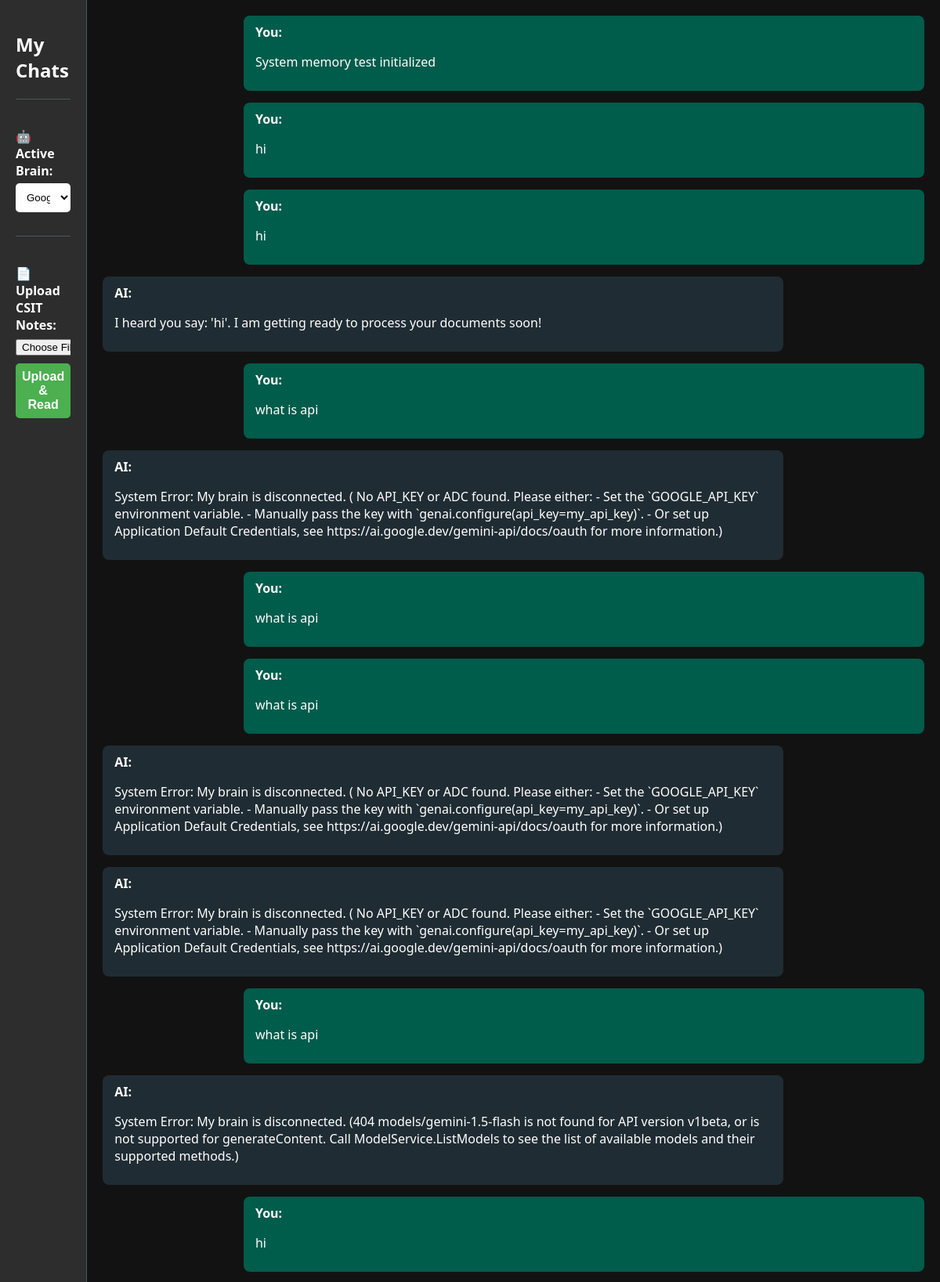
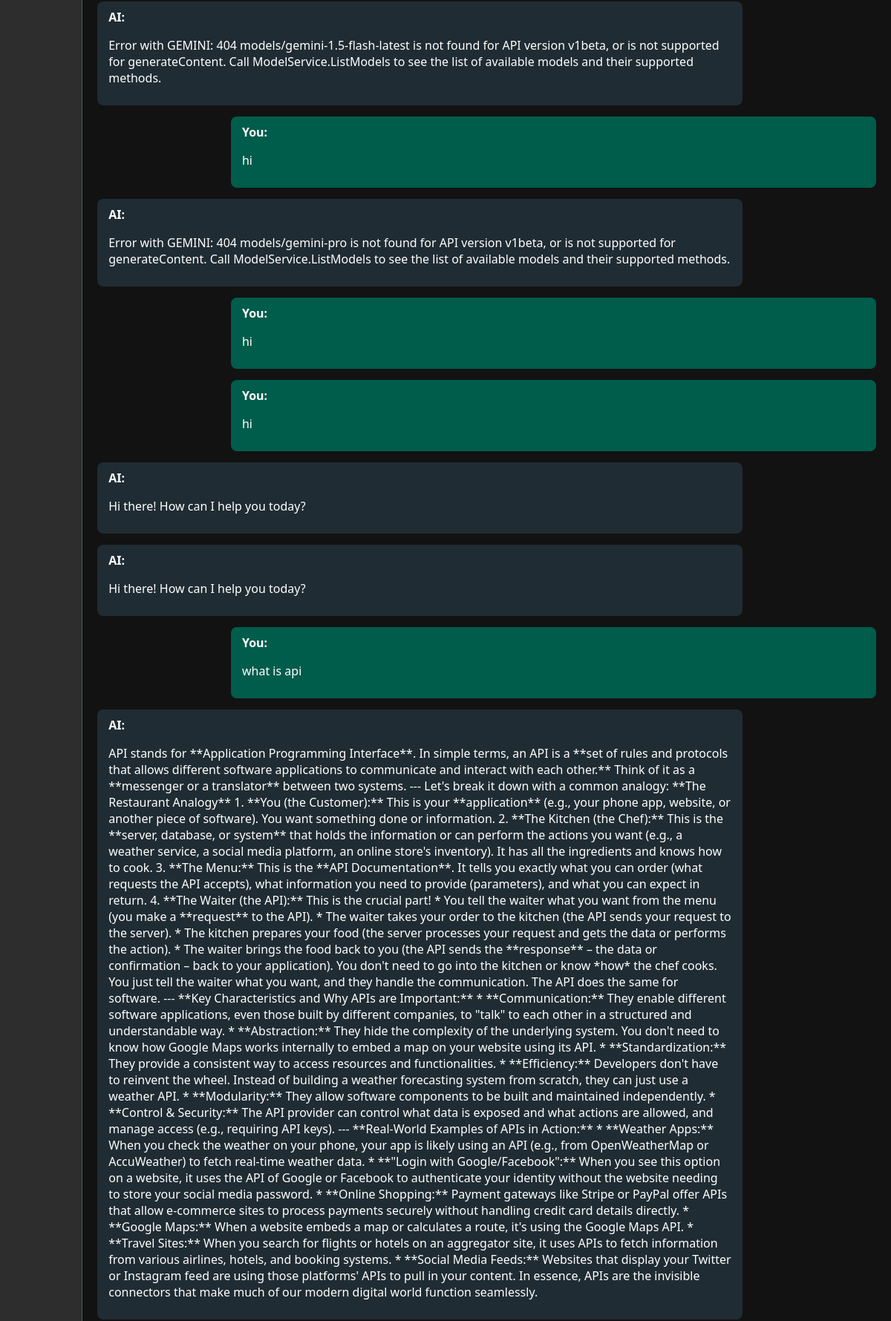
The page / (upper part) on the database its author committed (2 pictures, top to bottom).
### chatbot/models.py (models this page shows, shortened)
class Message(models.Model):
    session = models.ForeignKey(ChatSession, on_delete=models.CASCADE, related_name='messages')
    SENDER_CHOICES = [
        ('user', 'User'),
        ('ai', 'AI'),
    ]
    sender = models.CharField(max_length=10, choices=SENDER_CHOICES)
    text = models.TextField()
    created_at = models.DateTimeField(auto_now_add=True)

### chatbot/views.py (the view, shortened to what this page needs)
# urls.py: path('', views.home, name='home'),
def home(request):
    session = ChatSession.objects.first()
    if not session:
        session = ChatSession.objects.create()
    chat_messages = session.messages.all()
    return render(request, 'index.html', {'chat_messages': chat_messages})
    chat_messages = session.messages.all()
    return render(request, 'index.html', {'chat_messages': chat_messages})

### chatbot/templates/index.html (shortened to what this page needs)
<!DOCTYPE html>
<html lang="en">
<head>
</head>
<body>
    <div class="sidebar">
        <h2>My Chats</h2>
        <form method="POST" style="margin-top: 20px; padding-top: 20px; border-top: 1px solid #455a64;">
            <p style="margin-bottom: 5px; font-weight: bold;">🤖 Active Brain:</p>
            <select name="ai_model" onchange="this.form.submit()" style="width: 100%; padding: 10px; border-radius: 5px; margin-bottom: 10px; background-color: white; color: black; border: none;">
                <option value="gemini" {% if request.session.selected_model == 'gemini' %}selected{% endif %}>Google Gemini 2.5</option>
            </select>
        </form>
        <form method="POST" enctype="multipart/form-data" style="margin-top: 20px; padding-top: 20px; border-top: 1px solid #455a64;">
            <p style="margin-bottom: 5px; font-weight: bold;">📄 Upload CSIT Notes:</p>
            <input type="file" name="pdf_file" accept=".pdf" style="width: 100%; margin-bottom: 10px; color: white;">
            <button type="submit" style="width: 100%; padding: 8px; background-color: #4CAF50; color: white; border: none; border-radius: 5px; cursor: pointer;">Upload & Read</button>
        </form>
    </div>
    <div class="main-chat">
        <div class="chat-history">
            {% for msg in chat_messages %}
                <div class="message {% if msg.sender == 'user' %}user-msg{% else %}ai-msg{% endif %}">
                    <strong>{% if msg.sender == 'user' %}You{% else %}AI{% endif %}:</strong>
                    <p>{{ msg.text }}</p>
                </div>
            {% endfor %}
        </div>
    </div>
</body>
</html>

### chatbot/templates/index.html (style rules this page uses)
body { font-family: 'Segoe UI', Tahoma, Geneva, Verdana, sans-serif; background-color: #1e1e1e; color: #ffffff; margin: 0; display: flex; height: 100vh; }
.sidebar { width: 250px; background-color: #2d2d2d; padding: 20px; border-right: 1px solid #455a64; }
.main-chat { flex-grow: 1; display: flex; flex-direction: column; background-color: #121212; }
.chat-history { flex-grow: 1; padding: 20px; overflow-y: auto; }
.message { margin-bottom: 15px; padding: 10px 15px; border-radius: 8px; max-width: 80%; }
.user-msg { background-color: #005c4b; align-self: flex-end; margin-left: auto; }
.ai-msg { background-color: #202c33; align-self: flex-start; }
button { padding: 15px 25px; background-color: #00a884; color: white; border: none; border-radius: 5px; cursor: pointer; font-size: 16px; font-weight: bold; }

### rows shown on the page
Message: sender "You", text "System memory test initialized"
Message: sender "You", text "hi"
Message: sender "You", text "hi"
Message: sender "AI", text "I heard you say: 'hi'. I am getting ready to process your documents soon!"
Message: sender "You", text "what is api"
Message: sender "AI", text "System Error: My brain is disconnected. ( No API_KEY or ADC found. Please either: - Set the `GOOGLE_API_KEY` environment variable. - Manually pass the key with `genai.configure(api_key=my_api_key)`. - Or set up Application Default Credentials, see https://ai.google.dev/gemini-api/docs/oauth for more information.)"
Message: sender "You", text "what is api"
Message: sender "You", text "what is api"
Message: sender "AI", text "System Error: My brain is disconnected. ( No API_KEY or ADC found. Please either: - Set the `GOOGLE_API_KEY` environment variable. - Manually pass the key with `genai.configure(api_key=my_api_key)`. - Or set up Application Default Credentials, see https://ai.google.dev/gemini-api/docs/oauth for more information.)"
Message: sender "AI", text "System Error: My brain is disconnected. ( No API_KEY or ADC found. Please either: - Set the `GOOGLE_API_KEY` environment variable. - Manually pass the key with `genai.configure(api_key=my_api_key)`. - Or set up Application Default Credentials, see https://ai.google.dev/gemini-api/docs/oauth for more information.)"
Message: sender "You", text "what is api"
Message: sender "AI", text "System Error: My brain is disconnected. (404 models/gemini-1.5-flash is not found for API version v1beta, or is not supported for generateContent. Call ModelService.ListModels to see the list of available models and their supported methods.)"
Message: sender "You", text "hi"
Message: sender "AI", text "Error with GEMINI: 404 models/gemini-1.5-flash-latest is not found for API version v1beta, or is not supported for generateContent. Call ModelService.ListModels to see the list of available models and their supported methods."
Message: sender "You", text "hi"
Message: sender "AI", text "Error with GEMINI: 404 models/gemini-pro is not found for API version v1beta, or is not supported for generateContent. Call ModelService.ListModels to see the list of available models and their supported methods."
Message: sender "You", text "hi"
Message: sender "You", text "hi"
Message: sender "AI", text "Hi there! How can I help you today?"
Message: sender "AI", text "Hi there! How can I help you today?"
Message: sender "You", text "what is api"
Message: sender "AI", text "API stands for **Application Programming Interface**. In simple terms, an API is a **set of rules and protocols that allows different software applications to communicate and interact with each other.** Think of it as a **messenger or a translator** between two systems. --- Let's break it down with a common analogy: **The Restaurant Analogy** 1. **You (the Customer):** This is your **application** (e.g., your phone app, website, or another piece of software). You want something done or information. 2. **The Kitchen (the Chef):** This is the **server, database, or system** that holds the information or can perform the actions you want (e.g., a weather service, a social media platform, an…"
